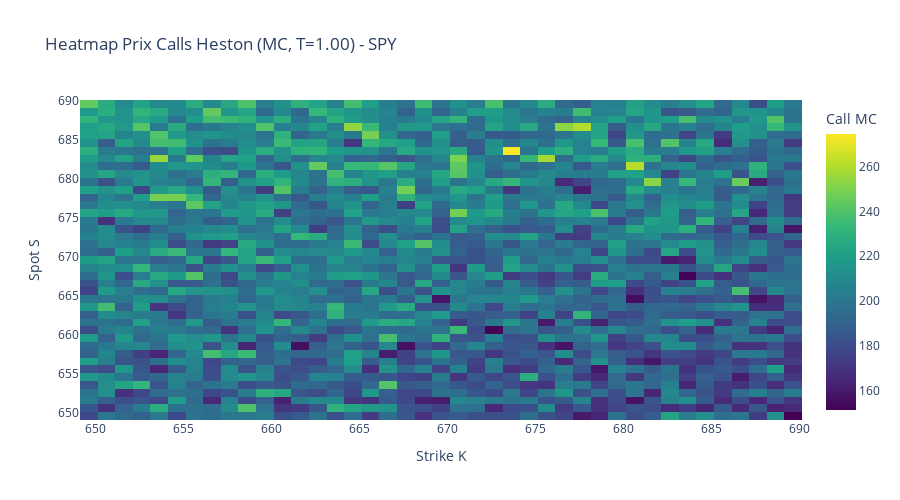
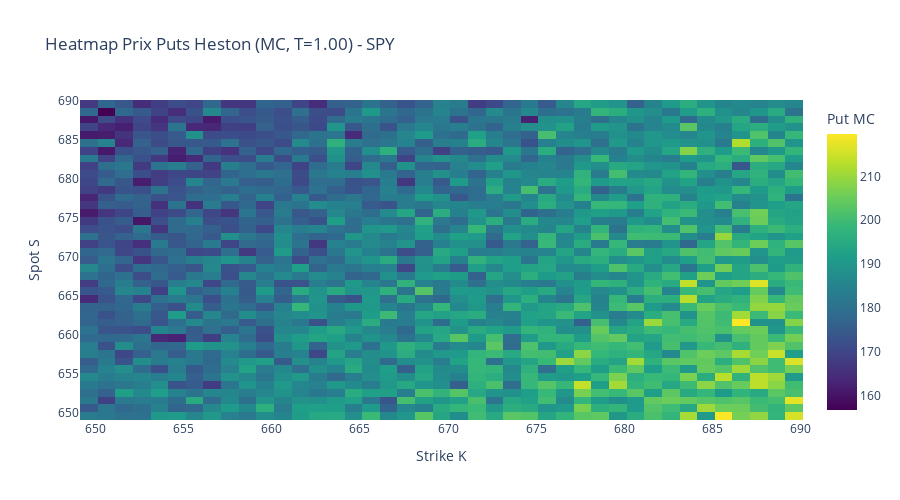

The cell these charts' notebook holds for them, in order:
### Markdown cell above
## Étape 4 — Pricing Monte Carlo Heston

### Code cell
n_points_mc = int(2 * span_mc / step_strike) + 1
S_grid_mc = np.linspace(S0_ref - span_mc, S0_ref + span_mc, n_points_mc)
K_grid_mc = np.linspace(S0_ref - span_mc, S0_ref + span_mc, n_points_mc)
n_steps_mc = max(int(T_mc * 252), 10)

print(f"Grille MC: {len(S_grid_mc)} x {len(K_grid_mc)} (T = {T_mc:.2f} ans, n_steps = {n_steps_mc})")

call_prices_mc = np.zeros((len(S_grid_mc), len(K_grid_mc)))
put_prices_mc = np.zeros_like(call_prices_mc)

for i, S_val in enumerate(S_grid_mc):
    for j, K_val in enumerate(K_grid_mc):
        call_prices_mc[i, j] = heston_mc_pricer(
            S_val,
            K_val,
            T_mc,
            rf_rate,
            calib_params['v0'],
            calib_params['theta'],
            calib_params['kappa'],
            calib_params['sigma'],
            calib_params['rho'],
            n_paths=n_paths,
            n_steps=n_steps_mc,
            option_type="call",
        )
        put_prices_mc[i, j] = heston_mc_pricer(
            S_val,
            K_val,
            T_mc,
            rf_rate,
            calib_params['v0'],
            calib_params['theta'],
            calib_params['kappa'],
            calib_params['sigma'],
            calib_params['rho'],
            n_paths=n_paths,
            n_steps=n_steps_mc,
            option_type="put",
        )

fig_call_mc = go.Figure(data=go.Heatmap(z=call_prices_mc, x=K_grid_mc, y=S_grid_mc, colorscale='Viridis', colorbar=dict(title='Call MC')))
fig_call_mc.update_layout(title=f"Heatmap Prix Calls Heston (MC, T={T_mc:.2f}) - {ticker}", xaxis_title='Strike K', yaxis_title='Spot S', height=500)
fig_call_mc.show()

fig_put_mc = go.Figure(data=go.Heatmap(z=put_prices_mc, x=K_grid_mc, y=S_grid_mc, colorscale='Viridis', colorbar=dict(title='Put MC')))
fig_put_mc.update_layout(title=f"Heatmap Prix Puts Heston (MC, T={T_mc:.2f}) - {ticker}", xaxis_title='Strike K', yaxis_title='Spot S', height=500)
fig_put_mc.show()

### Figure 1 — Plotly figure (JSON) as saved in the notebook; plotly's stock layout.template omitted (floating-point values rounded to 4 significant figures; data arrays with more than 128 entries replaced by an {"elided": "..."} marker saying what was removed)
{"data": [{"colorbar": {"title": {"text": "Call MC"}}, "colorscale": [[0, "#440154"], [0.1111, "#482878"], [0.2222, "#3e4989"], [0.3333, "#31688e"], [0.4444, "#26828e"], [0.5556, "#1f9e89"], [0.6667, "#35b779"], [0.7778, "#6ece58"], [0.8889, "#b5de2b"], [1, "#fde725"]], "type": "heatmap", "x": [649.6, 650.6, 651.6, 652.6, 653.6, 654.6, 655.6, 656.6, 657.6, 658.6, 659.6, 660.6, 661.6, 662.6, 663.6, 664.6, 665.6, 666.6, 667.6, 668.6, 669.6, 670.6, 671.6, 672.6, 673.6, 674.6, 675.6, 676.6, 677.6, 678.6, 679.6, 680.6, 681.6, 682.6, 683.6, 684.6, 685.6, 686.6, 687.6, 688.6, 689.6], "y": [649.6, 650.6, 651.6, 652.6, 653.6, 654.6, 655.6, 656.6, 657.6, 658.6, 659.6, 660.6, 661.6, 662.6, 663.6, 664.6, 665.6, 666.6, 667.6, 668.6, 669.6, 670.6, 671.6, 672.6, 673.6, 674.6, 675.6, 676.6, 677.6, 678.6, 679.6, 680.6, 681.6, 682.6, 683.6, 684.6, 685.6, 686.6, 687.6, 688.6, 689.6], "z": {"elided": "41x41 float values"}}], "layout": {"height": 500, "title": {"text": "Heatmap Prix Calls Heston (MC, T=1.00) - SPY"}, "xaxis": {"title": {"text": "Strike K"}}, "yaxis": {"title": {"text": "Spot S"}}}}

### Figure 2 — Plotly figure (JSON) as saved in the notebook; plotly's stock layout.template omitted (floating-point values rounded to 4 significant figures; data arrays with more than 128 entries replaced by an {"elided": "..."} marker saying what was removed)
{"data": [{"colorbar": {"title": {"text": "Put MC"}}, "colorscale": [[0, "#440154"], [0.1111, "#482878"], [0.2222, "#3e4989"], [0.3333, "#31688e"], [0.4444, "#26828e"], [0.5556, "#1f9e89"], [0.6667, "#35b779"], [0.7778, "#6ece58"], [0.8889, "#b5de2b"], [1, "#fde725"]], "type": "heatmap", "x": [649.6, 650.6, 651.6, 652.6, 653.6, 654.6, 655.6, 656.6, 657.6, 658.6, 659.6, 660.6, 661.6, 662.6, 663.6, 664.6, 665.6, 666.6, 667.6, 668.6, 669.6, 670.6, 671.6, 672.6, 673.6, 674.6, 675.6, 676.6, 677.6, 678.6, 679.6, 680.6, 681.6, 682.6, 683.6, 684.6, 685.6, 686.6, 687.6, 688.6, 689.6], "y": [649.6, 650.6, 651.6, 652.6, 653.6, 654.6, 655.6, 656.6, 657.6, 658.6, 659.6, 660.6, 661.6, 662.6, 663.6, 664.6, 665.6, 666.6, 667.6, 668.6, 669.6, 670.6, 671.6, 672.6, 673.6, 674.6, 675.6, 676.6, 677.6, 678.6, 679.6, 680.6, 681.6, 682.6, 683.6, 684.6, 685.6, 686.6, 687.6, 688.6, 689.6], "z": {"elided": "41x41 float values"}}], "layout": {"height": 500, "title": {"text": "Heatmap Prix Puts Heston (MC, T=1.00) - SPY"}, "xaxis": {"title": {"text": "Strike K"}}, "yaxis": {"title": {"text": "Spot S"}}}}
